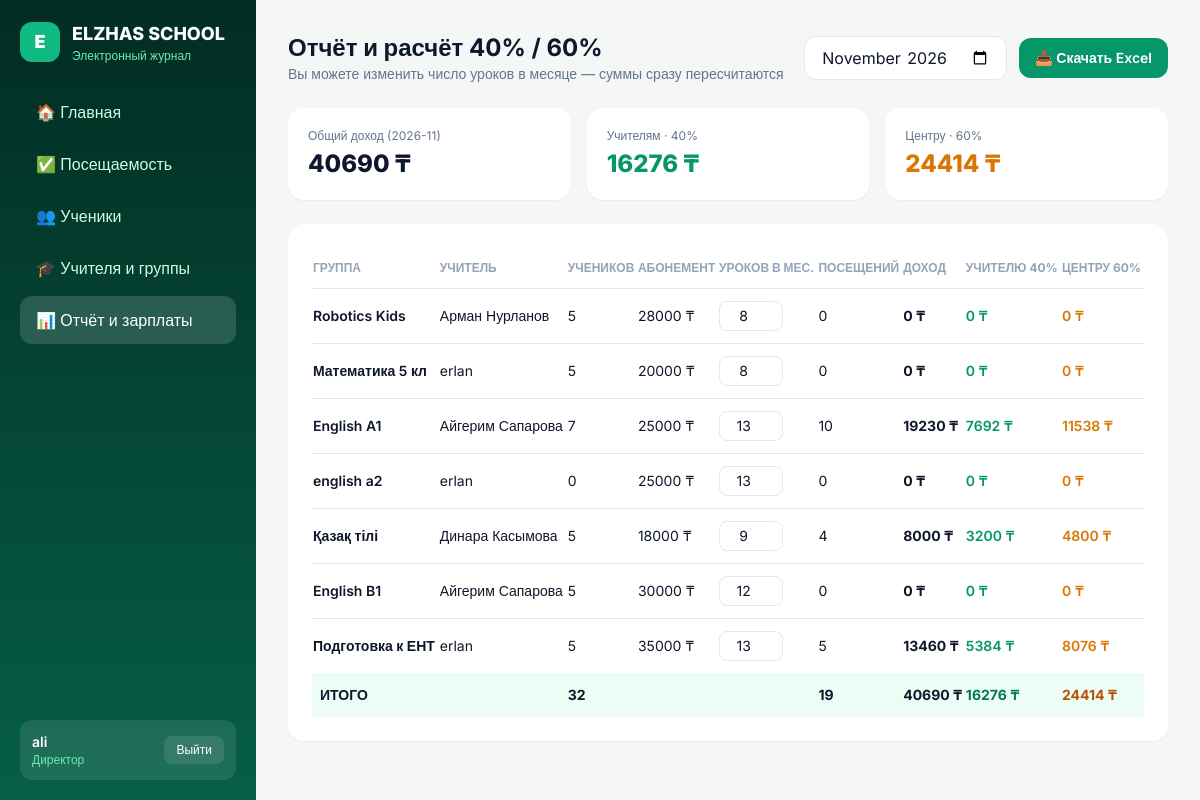
/report/ (signed in), run on the app's committed database.
### journal/models.py (models this page shows, shortened)
class Group(models.Model):
    name = models.CharField("Название", max_length=100)
    teacher = models.ForeignKey(
        Teacher,
        on_delete=models.PROTECT,      # нельзя удалить учителя, пока у него есть группы
        related_name="groups",
        verbose_name="Учитель",
    )
    monthly_fee = models.PositiveIntegerField("Абонемент в месяц, ₸")
    default_lessons = models.PositiveSmallIntegerField(
        "Уроков в месяц (по умолчанию)",
        default=12,
        validators=[MinValueValidator(1)],
    )
    lesson_time = models.TimeField("Время урока")
    mon = models.BooleanField("Пн", default=False)
    tue = models.BooleanField("Вт", default=False)
    wed = models.BooleanField("Ср", default=False)
    thu = models.BooleanField("Чт", default=False)
    fri = models.BooleanField("Пт", default=False)
    sat = models.BooleanField("Сб", default=False)
    sun = models.BooleanField("Вс", default=False)
    class Meta:
        verbose_name = "Группа"
        verbose_name_plural = "Группы"
        ordering = ["lesson_time", "name"]
    def weekdays(self):
        flags = [self.mon, self.tue, self.wed, self.thu, self.fri, self.sat, self.sun]
        return [i for i, on in enumerate(flags) if on]
    def lessons_in_month(self, month: str) -> int:
        custom = self.month_lessons.filter(month=month).first()
        if custom:
            return custom.lessons
        active_days = set(self.weekdays())  # например, {0, 2, 4} для Пн, Ср, Пт
        if not active_days:
            return self.default_lessons
        year, mon = map(int, month.split("-"))
        _, days_in_month = calendar.monthrange(year, mon)
        count = sum(
            1 for day in range(1, days_in_month + 1)
            if calendar.weekday(year, mon, day) in active_days
        )
        return count or self.default_lessons

class Teacher(models.Model):
    user = models.OneToOneField(
        settings.AUTH_USER_MODEL,
        on_delete=models.CASCADE,      # удалили аккаунт → удалился учитель
        related_name="teacher",
        verbose_name="Аккаунт",
    )
    full_name = models.CharField("ФИО", max_length=150)
    subject = models.CharField("Предмет", max_length=100)
    phone = models.CharField("Телефон", max_length=20, blank=True)
    class Meta:
        verbose_name = "Учитель"
        verbose_name_plural = "Учителя"
        ordering = ["full_name"]

### journal/views.py (the view)
# urls.py: path('report/', views.report_view, name='report'),
@login_required
def report_view(request):
    month = request.GET.get("month") or current_month_str()
    groups = user_groups(request.user)
    is_admin = request.user.is_superuser or request.user.is_staff
    reports = [group_month_report(g, month) for g in groups]
    totals = {
        "students": sum(r["students_count"] for r in reports),
        "visits": sum(r["visits"] for r in reports),
        "revenue": sum(r["revenue"] for r in reports),
        "teacher": sum(r["teacher_share"] for r in reports),
        "center": sum(r["center_share"] for r in reports),
    }
    return render(request, "journal/report.html", {
        "page": "report",
        "month": month,
        "is_admin": is_admin,
        "reports": reports,
        "totals": totals,
    })

### journal/services.py (called while the page is built)
def current_month_str() -> str:
    today = date.today()
    return f"{today.year:04d}-{today.month:02d}"

def user_groups(user):
    if user.is_superuser or user.is_staff:
        return Group.objects.select_related("teacher").all()
    if hasattr(user, "teacher"):
        return Group.objects.select_related("teacher").filter(teacher=user.teacher)
    return Group.objects.none()

def group_month_report(group: Group, month: str) -> dict:
    students = group.students.filter(is_active=True)
    lessons_norm = group.lessons_in_month(month)
    total_visits = 0
    revenue = 0
    for s in students:
        st = student_month_stats(s, month)
        total_visits += st["present"]
        revenue += st["paid_amount"]
    t_pct = getattr(settings, "TEACHER_PERCENT", 40)
    c_pct = getattr(settings, "CENTER_PERCENT", 60)
    teacher_share = round(revenue * t_pct / 100)
    center_share = round(revenue * c_pct / 100)
    return {
        "group": group,
        "students_count": students.count(),
        "lessons_norm": lessons_norm,
        "visits": total_visits,
        "revenue": revenue,
        "teacher_share": teacher_share,
        "center_share": center_share,
    }

### templates/journal/report.html (shortened to what this page needs)
{% extends "base.html" %}
{% block content %}
<div class="flex flex-wrap items-center justify-between gap-4 mb-6">
  <div>
    <h1 class="text-2xl font-bold">Отчёт и расчёт 40% / 60%</h1>
    <p class="text-sm text-slate-500">Вы можете изменить число уроков в месяце — суммы сразу пересчитаются</p>
  </div>
  <div class="flex items-center gap-3">
    <form method="get">
      <input type="month" name="month" value="{{ month }}" onchange="this.form.submit()" class="px-4 py-2 rounded-xl border border-slate-200 bg-white">
    </form>
    <a href="{% url 'export_report_excel' %}?month={{ month }}" class="bg-emerald-600 hover:bg-emerald-700 text-white font-semibold px-4 py-2.5 rounded-xl text-sm">
      📥 Скачать Excel
    </a>
  </div>
</div>
<div class="grid grid-cols-1 md:grid-cols-3 gap-4 mb-6">
  <div class="bg-white rounded-2xl p-5 shadow-sm">
    <div class="text-xs text-slate-500">Общий доход ({{ month }})</div>
    <div class="text-2xl font-extrabold mt-1">{{ totals.revenue }} ₸</div>
  </div>
  <div class="bg-white rounded-2xl p-5 shadow-sm">
    <div class="text-xs text-slate-500">Учителям · 40%</div>
    <div class="text-2xl font-extrabold text-emerald-600 mt-1">{{ totals.teacher }} ₸</div>
  </div>
  {% if is_admin %}
  <div class="bg-white rounded-2xl p-5 shadow-sm">
    <div class="text-xs text-slate-500">Центру · 60%</div>
    <div class="text-2xl font-extrabold text-amber-600 mt-1">{{ totals.center }} ₸</div>
  </div>
  {% endif %}
</div>
<div class="bg-white rounded-2xl p-6 shadow-sm">
  <div class="overflow-x-auto">
    <table class="w-full text-sm text-left">
      <thead class="text-xs uppercase text-slate-400 border-b">
        <tr>
          <th class="py-3">Группа</th>
          <th class="py-3">Учитель</th>
          <th class="py-3">Учеников</th>
          <th class="py-3">Абонемент</th>
          <th class="py-3">Уроков в мес.</th>
          <th class="py-3">Посещений</th>
          <th class="py-3">Доход</th>
          <th class="py-3">Учителю 40%</th>
          {% if is_admin %}<th class="py-3">Центру 60%</th>{% endif %}
        </tr>
      </thead>
      <tbody class="divide-y">
        {% for r in reports %}
        <tr>
          <td class="py-3 font-semibold">{{ r.group.name }}</td>
          <td class="py-3">{{ r.group.teacher.full_name }}</td>
          <td class="py-3">{{ r.students_count }}</td>
          <td class="py-3">{{ r.group.monthly_fee }} ₸</td>
          <td class="py-3">
            <form method="post" action="{% url 'update_month_lessons' r.group.id %}" class="flex items-center gap-1">
              <input type="number" name="lessons" value="{{ r.lessons_norm }}" min="1" max="31"
                     onchange="this.form.submit()"
                     class="w-16 px-2 py-1 text-center rounded-lg border border-slate-200">
            </form>
          </td>
          <td class="py-3">{{ r.visits }}</td>
          <td class="py-3 font-bold">{{ r.revenue }} ₸</td>
          <td class="py-3 font-semibold text-emerald-600">{{ r.teacher_share }} ₸</td>
          {% if is_admin %}<td class="py-3 font-semibold text-amber-600">{{ r.center_share }} ₸</td>{% endif %}
        </tr>
        {% empty %}
        <tr><td colspan="9" class="py-8 text-center text-slate-400">Нет данных за выбранный месяц</td></tr>
        {% endfor %}
      </tbody>
      <tfoot class="bg-emerald-50 font-bold">
        <tr>
          <td class="py-3 px-2" colspan="2">ИТОГО</td>
          <td class="py-3">{{ totals.students }}</td>
          <td></td>
          <td></td>
          <td class="py-3">{{ totals.visits }}</td>
          <td class="py-3">{{ totals.revenue }} ₸</td>
          <td class="py-3 text-emerald-700">{{ totals.teacher }} ₸</td>
          {% if is_admin %}<td class="py-3 text-amber-700">{{ totals.center }} ₸</td>{% endif %}
        </tr>
      </tfoot>
    </table>
  </div>
</div>
{% endblock %}

### templates/base.html (shortened to what this page needs)
<!DOCTYPE html>
<html lang="ru">
<head>
  <script src="https://cdn.tailwindcss.com"></script>
</head>
<body class="text-slate-900 min-h-screen flex flex-col md:flex-row">
  <aside class="hidden md:flex md:w-64 bg-gradient-to-b from-emerald-950 to-emerald-800 text-emerald-100 flex-col p-5 sticky top-0 h-screen">
    <div class="flex items-center gap-3 text-white font-extrabold text-lg pb-6">
      <div class="w-10 h-10 rounded-xl bg-emerald-500 flex items-center justify-center text-white font-black">E</div>
      <div>ELZHAS SCHOOL<span class="block text-xs font-normal text-emerald-300">Электронный журнал</span></div>
    </div>
    <nav class="space-y-1 flex-1">
      <a href="{% url 'dashboard' %}" class="flex items-center gap-3 px-4 py-3 rounded-xl font-medium {% if page == 'dashboard' %}bg-white/15 text-white{% else %}hover:bg-white/10{% endif %}">
        🏠 Главная
      </a>
      <a href="{% url 'attendance' %}" class="flex items-center gap-3 px-4 py-3 rounded-xl font-medium {% if page == 'attendance' %}bg-white/15 text-white{% else %}hover:bg-white/10{% endif %}">
        ✅ Посещаемость
      </a>
      <a href="{% url 'students' %}" class="flex items-center gap-3 px-4 py-3 rounded-xl font-medium {% if page == 'students' %}bg-white/15 text-white{% else %}hover:bg-white/10{% endif %}">
        👥 Ученики
      </a>
      {% if user.is_superuser or user.is_staff %}
      <a href="{% url 'teachers' %}" class="flex items-center gap-3 px-4 py-3 rounded-xl font-medium {% if page == 'teachers' %}bg-white/15 text-white{% else %}hover:bg-white/10{% endif %}">
        🎓 Учителя и группы
      </a>
      {% endif %}
      <a href="{% url 'report' %}" class="flex items-center gap-3 px-4 py-3 rounded-xl font-medium {% if page == 'report' %}bg-white/15 text-white{% else %}hover:bg-white/10{% endif %}">
        📊 Отчёт и зарплаты
      </a>
    </nav>
    <div class="bg-white/10 rounded-xl p-3 flex items-center justify-between">
      <div class="truncate">
        <div class="text-white font-semibold text-sm truncate">{{ user.username }}</div>
        <div class="text-xs text-emerald-300">{% if user.is_superuser or user.is_staff %}Директор{% else %}Учитель{% endif %}</div>
      </div>
      <form method="post" action="{% url 'logout' %}">
        <button type="submit" class="text-xs bg-white/10 hover:bg-white/20 text-white px-3 py-1.5 rounded-lg">Выйти</button>
      </form>
    </div>
  </aside>
  <main class="flex-1 p-4 md:p-8 pb-24 md:pb-8 max-w-6xl w-full mx-auto">
    {% block content %}{% endblock %}
  </main>
</body>
</html>

### templates/base.html (style rules this page uses)
body { font-family: 'Inter', sans-serif; background: #f4f7f6; }

### data on the page
Group: group.name "Robotics Kids", group.teacher.full_name "Арман Нурланов", students_count "5", group.monthly_fee "28000", lessons "8", visits "0", revenue "0", teacher_share "0", center_share "0"
Group: group.name "Математика 5 кл", group.teacher.full_name "erlan", students_count "5", group.monthly_fee "20000", lessons "8", visits "0", revenue "0", teacher_share "0", center_share "0"
Group: group.name "English A1", group.teacher.full_name "Айгерим Сапарова", students_count "7", group.monthly_fee "25000", lessons "13", visits "10", revenue "19230", teacher_share "7692", center_share "11538"
Group: group.name "english a2", group.teacher.full_name "erlan", students_count "0", group.monthly_fee "25000", lessons "13", visits "0", revenue "0", teacher_share "0", center_share "0"
Group: group.name "Қазақ тілі", group.teacher.full_name "Динара Касымова", students_count "5", group.monthly_fee "18000", lessons "9", visits "4", revenue "8000", teacher_share "3200", center_share "4800"
Group: group.name "English B1", group.teacher.full_name "Айгерим Сапарова", students_count "5", group.monthly_fee "30000", lessons "12", visits "0", revenue "0", teacher_share "0", center_share "0"
Group: group.name "Подготовка к ЕНТ", group.teacher.full_name "erlan", students_count "5", group.monthly_fee "35000", lessons "13", visits "5", revenue "13460", teacher_share "5384", center_share "8076"

### other printed values
{{ user.username }} "ali"
{{ month }} "2026-11"
{{ totals.revenue }} "40690"
{{ totals.teacher }} "16276"
{{ totals.center }} "24414"
{{ totals.students }} "32"
{{ totals.visits }} "19"
